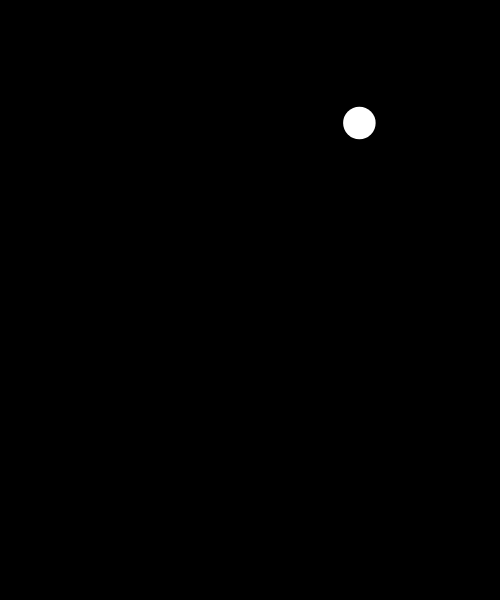
Frame 1 (no input)
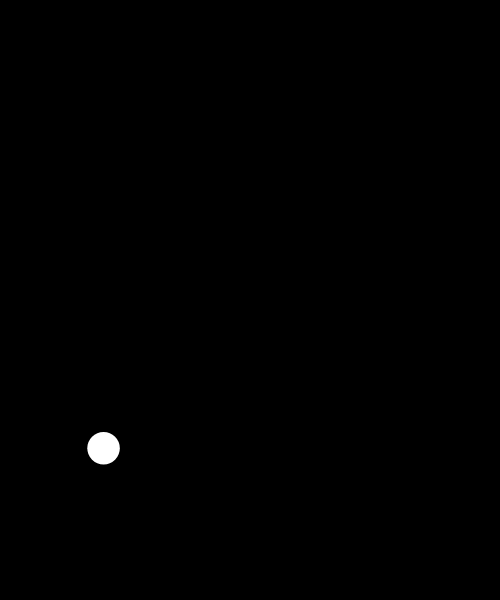
Frame 60 (no input)
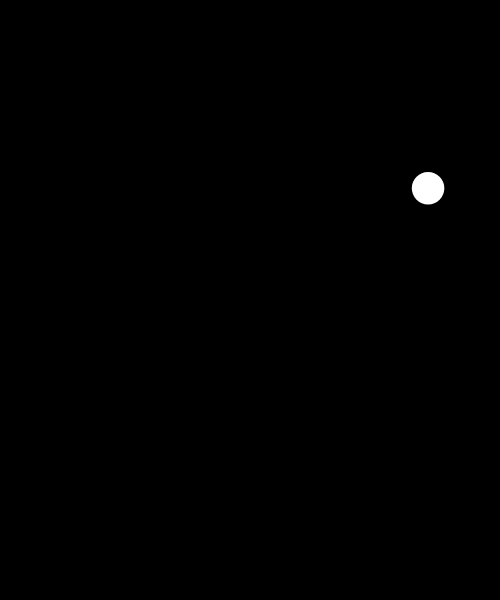
Frame 120 (the mouse pressed at the canvas centre since frame 60)

The p5.js sketch that drew these frames (run headless with seeded random() and noise() and a simulated clock; from frame 60 on, the mouse is pressed at the canvas centre):

// p5.js sketch
// ── sketch.js
"use strict";


var particles = [];


function setup() {
  createCanvas(500, 600);
  background(0);

  particles.push(new Particle(random(width), random(height)));
}

function draw() {
  background(0);
  for (var i = 0; i < particles.length; i++) {
    var p = particles[i];
    
    var center = createVector(width/2, height/2);
    var gravity = p5.Vector.sub(center, p.pos);
    var cGravity = 0.5;
    gravity.normalize();
    gravity.mult(cGravity * p.mass);
    p.applyForce(gravity);
    
    //p.checkBoundaries();
    p.update();
    p.display();
  }
}


// __________________________________________________________________________


class Particle {
  constructor(x, y) {
    this.pos = createVector(x, y);
    this.vel = createVector(random(-5,5), random(-5,5));
    this.acc = createVector();
    this.dia = 2;
    this.mass = random(1, 20);
  }
  applyForce(f) {
    f.div(this.mass);
    this.acc.add(f);
  }
  update() {
    this.vel.add(this.acc);
    this.pos.add(this.vel);
    this.acc.mult(0);
  }
  display() {
    push();
    translate(this.pos.x, this.pos.y);
    noStroke();
    fill(255);
    ellipse(0, 0, this.dia * this.mass, this.dia * this.mass);
    pop();
  }
  checkBoundaries() {
    // x
    if (this.pos.x < 0) {
      this.pos.x = 0;
      this.vel.x = -this.vel.x;
    } else if (this.pos.x > width) {
      this.pos.x = width;
      this.vel.x = -this.vel.x;
    }
    // y
    if (this.pos.y < 0) {
      this.pos.y = 0;
      this.vel.y = -this.vel.y;
    } else if (this.pos.y > height) {
      this.pos.y = height;
      this.vel.y = -this.vel.y;
    }
  }
}
